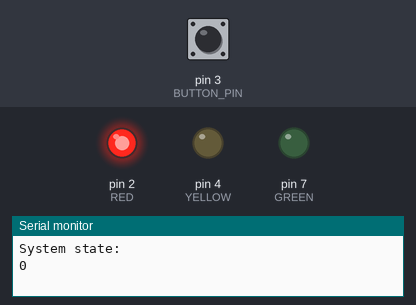
A sketch run on a simulated Arduino Uno, built with avr-gcc and run on an emulated ATmega328P. Parts: output pins drawn as LEDs (lit = HIGH), the last lines printed to the serial monitor. Inputs (shaded band) come from the test bench; at power-on: pin 3 (BUTTON_PIN) LOW.

Above: at 0.1 s.
At 15.4 s:
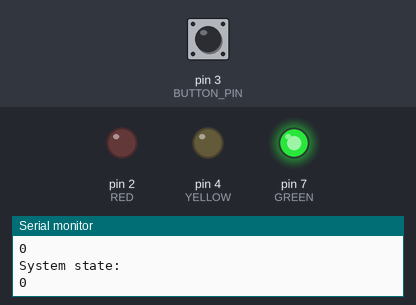
15.5 s: pin 3 (BUTTON_PIN) pulled HIGH for 0.15 s
At 16.2 s:
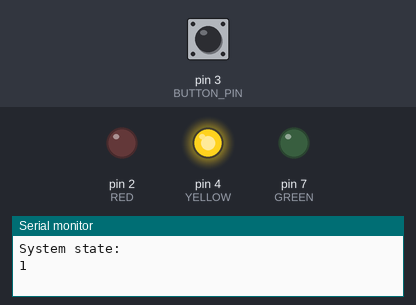
Timing chart, 0 to 27.0 s (numbered marks = the images above; inputs shaded):
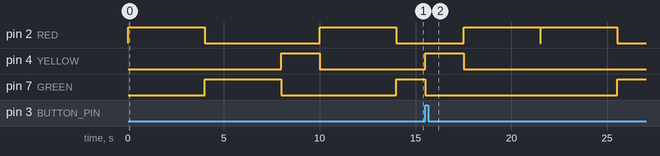

Measured:
- by itself, pin 2 (RED): alternates HIGH for 4.0 s and LOW for 6.0 s

The sketch:

semaphore-isr-interrupt.ino
```cpp
/*
Developed in the Universidad de Costa Rica for the course
Sistemas Empotrados de Tiempo Real - CI-0155
Fixed time semaphore with ISR interrupt.

Components required:
- 1x Arduino UNO R3
- 3x LEDs (Red, Yellow, Green)
- 3x Resistors for LEDs 220 Ohm
- 1x Push Button
- 1x Pulldown Resistor 470k Ohm
- Jumper wires
*/

// Define the possible states
#define NORMAL_STATE       0
#define INTERRUPTED_STATE  1

// Global variable that changes with the interrupt (volatile is a best practice)
volatile uint8_t system_state = NORMAL_STATE;

// Debouncing: time-window guard inside the ISR.
// Since this is an edge-triggered ISR (RISING), we discard spurious edges
// that arrive within DEBOUNCE_MS of the last accepted press.
const unsigned long DEBOUNCE_MS = 200;        // anti-bounce window
volatile unsigned long last_isr_time = 0;     // timestamp of last valid edge

// Define constants for the Arduino Uno R3 semaphore
const uint8_t RED = 2;            // define the red led pin
const uint8_t YELLOW = 4;         // define the yellow led pin
const uint8_t GREEN = 7;          // define the green led pin

const uint8_t BUTTON_PIN = 3;     // define the hardware interrupt pin

// Define stop and pass tempos
const uint16_t STOP_TEMPO = 4000;      // define the stop tempo
const uint16_t WARNING_TEMPO = 2000;   // define the warning tempo
const uint16_t PASS_TEMPO = 4000;      // define the pass tempo

// Interrupt Service Routine (ISR)
// Kept short, only sets the flag
void on_button_press() {
    // millis() is readable inside an ISR; its counter does not advance during
    // the ISR, but the captured value is valid to compare against the last edge.
    unsigned long now = millis();
    if (now - last_isr_time >= DEBOUNCE_MS) {
        system_state = INTERRUPTED_STATE;
        last_isr_time = now;
    }
}

void setup() {
  Serial.begin(9600);

  // Declare output pins for LEDs
  pinMode(GREEN, OUTPUT);
  pinMode(YELLOW, OUTPUT);
  pinMode(RED, OUTPUT);

  // Configure the pin with an external pulldown resistor connected to GND.
  // The push button will connect 5V to the pin when pressed.
  pinMode(BUTTON_PIN, INPUT);

  // Register the Handler
  attachInterrupt(digitalPinToInterrupt(BUTTON_PIN), on_button_press, RISING);
}

void loop() {
  if (system_state == INTERRUPTED_STATE) {
    Serial.println("Pedestrian button pressed! Changing to Yellow then Red.");
    Serial.println("System state:");
    Serial.println(system_state);

    // Ensure Green is off
    digitalWrite(GREEN, LOW);

    // Yellow light
    digitalWrite(YELLOW, HIGH);
    delay(WARNING_TEMPO);
    digitalWrite(YELLOW, LOW);

    // Red light (Pedestrians pass)
    digitalWrite(RED, HIGH);
    delay(STOP_TEMPO);
    digitalWrite(RED, LOW);

    // Restore state
    system_state = NORMAL_STATE;
    Serial.println("System state:");
    Serial.println(system_state);
    Serial.println("Returning to normal fixed-time cycle.");
  } else {
    // Normal Fixed-Time Sequence
    Serial.println("System state:");
    Serial.println(system_state);

    // Red light
    digitalWrite(RED, HIGH);
    delay(STOP_TEMPO);
    digitalWrite(RED, LOW);

    // Clear flag just in case the button was pressed during red
    system_state = NORMAL_STATE;

    // Green light - This is the only state we allow to be interrupted early
    digitalWrite(GREEN, HIGH);

    // Break the delay into small chunks to check the volatile flag
    for (uint16_t i = 0; i < PASS_TEMPO; i += 50) {
      if (system_state == INTERRUPTED_STATE) {
        break; // Exit the loop early if button is pressed
      }
      delay(50);
    }
    digitalWrite(GREEN, LOW);

    // If interrupted during green, return to start of loop to handle the interrupt block
    if (system_state == INTERRUPTED_STATE) {
      return;
    }

    // Yellow light
    digitalWrite(YELLOW, HIGH);
    delay(WARNING_TEMPO);
    digitalWrite(YELLOW, LOW);

    // Clear flag just in case the button was pressed during yellow,
    // so we don't inappropriately trigger the interrupt sequence right after normal yellow
    system_state = NORMAL_STATE;
  }
}
```
